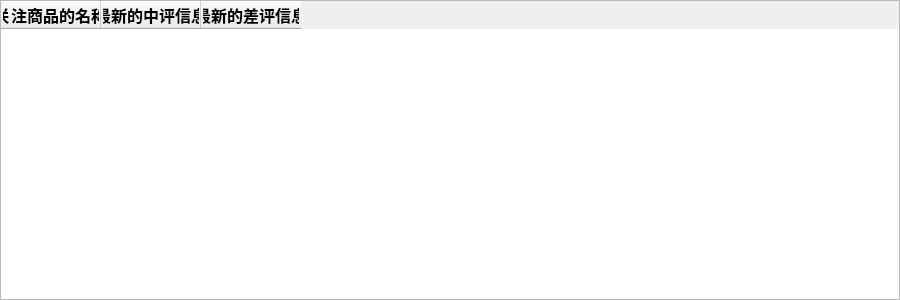
<?xml version="1.0" encoding="UTF-8"?>
<ui version="4.0">
 <class>MainWindow</class>
 <widget class="QMainWindow" name="MainWindow">
  <property name="geometry">
   <rect>
    <x>0</x>
    <y>0</y>
    <width>900</width>
    <height>300</height>
   </rect>
  </property>
  <property name="minimumSize">
   <size>
    <width>900</width>
    <height>300</height>
   </size>
  </property>
  <property name="maximumSize">
   <size>
    <width>900</width>
    <height>300</height>
   </size>
  </property>
  <property name="windowTitle">
   <string>评价预警窗口</string>
  </property>
  <widget class="QWidget" name="centralwidget">
   <widget class="QTableWidget" name="tableWidget">
    <property name="geometry">
     <rect>
      <x>0</x>
      <y>0</y>
      <width>900</width>
      <height>300</height>
     </rect>
    </property>
    <property name="lineWidth">
     <number>1</number>
    </property>
    <column>
     <property name="text">
      <string>关注商品的名称</string>
     </property>
     <property name="font">
      <font>
       <pointsize>12</pointsize>
       <weight>75</weight>
       <bold>true</bold>
      </font>
     </property>
    </column>
    <column>
     <property name="text">
      <string>最新的中评信息</string>
     </property>
     <property name="font">
      <font>
       <pointsize>12</pointsize>
       <weight>75</weight>
       <bold>true</bold>
      </font>
     </property>
    </column>
    <column>
     <property name="text">
      <string>最新的差评信息</string>
     </property>
     <property name="font">
      <font>
       <pointsize>12</pointsize>
       <weight>75</weight>
       <bold>true</bold>
      </font>
     </property>
    </column>
   </widget>
  </widget>
 </widget>
 <resources/>
 <connections/>
</ui>
